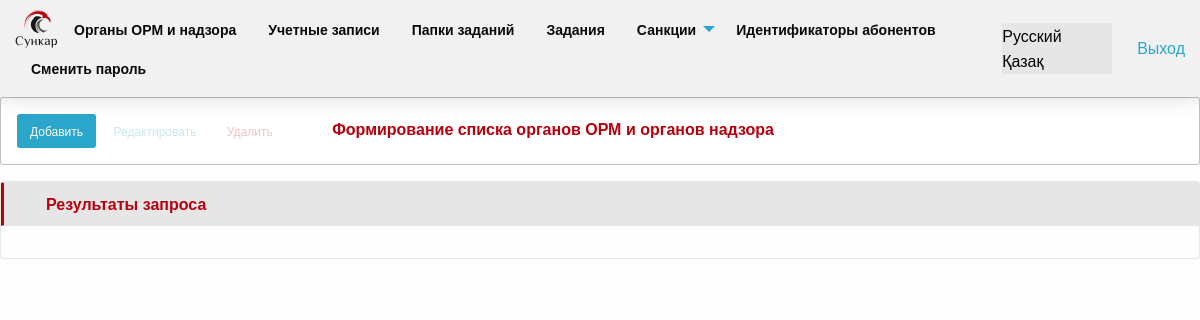
The page /organizations/ (signed in) on the database as committed earlier.
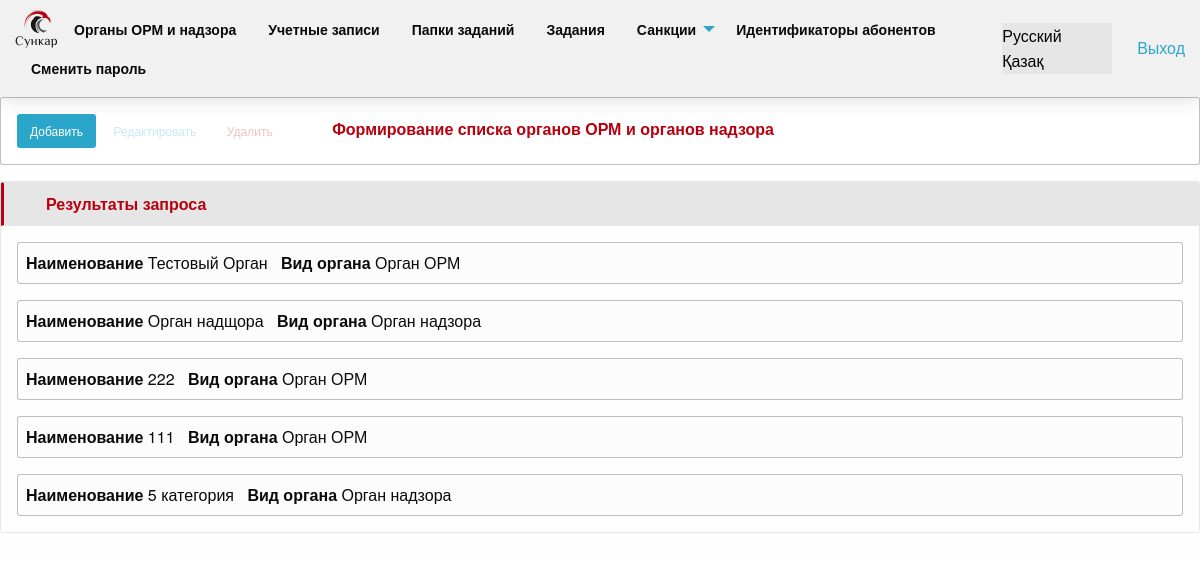
The same page on the database as committed later.
### apps/dictionary/models.py (models this page shows, shortened)
class Organization(TimestampMixin):
    class Meta:
        verbose_name = 'Органы ОРМ и надзора'
        verbose_name_plural = 'Органы ОРМ и надзора'
        permissions = (
            ('menu_view_organization', 'Органы ОРМ и надзора - в Меню'),
        )
    name = models.CharField(
        max_length=512,
        unique=True,
        verbose_name=_('organization_name')
    )
    kind = models.CharField(
        max_length=16,
        verbose_name=_('organization_kind'),
        choices=ORG_KIND
    )

### apps/dictionary/views.py (the view)
class OrganizationsView(ListView):
    template_name = 'dictionary/organization/index.html'
    model = Organization
    def get_context_data(self, *, object_list=None, **kwargs):
        ctx = super().get_context_data(**kwargs)
        ctx['org_kind'] = ORG_KIND
        ctx['add_form'] = OrganizationForm
        return ctx

### apps/system/context_processors.py (called while the page is built)
def menu_context(request):
    context_data = dict()
    user = request.user
    if not request.user.is_authenticated:
        return context_data
    groups = Group.objects.filter(user=user).all()
    permissions = set(Permission.objects.filter(user=user))
    for group in groups:
        permissions.update(set(group.permissions.all()))
    items = []
    for perm in permissions:
        if 'menu_view' in perm.codename:
            item = MENU_ITEMS.get(perm.codename)
            if item:
                items.append(item)
    items = sorted(items, key=lambda k: k.get('priority'))
    context_data['menu_items'] = items
    return context_data

### apps/dictionary/templates/dictionary/organization/index.html (shortened to what this page needs)
{% extends 'dictionary/organization/base_org.html' %}
{% load i18n %}
{% block actions %}
    <a class="button small button_custom" onclick="onAdd()">
        {% translate 'add_button' %}
    </a>
    <a class="button small clear button_custom action_button" disabled onclick="">
        {% translate 'edit_button' %}
    </a>
    <a class="button small clear alert button_custom action_button" disabled onclick="onRemoveElement()">
        {% translate 'delete_button' %}
    </a>
    <span class="headers_section">
        {% translate 'header_section_organization' %}
    </span>
{% endblock %}
{% block main %}
    <div class="card">
        <div class="card-divider">
            <span class="headers_local">
                {% translate 'query_result_header' %}
            </span>
        </div>
        <div class="card-section">
            {% for org in organization_list %}
                <div class="callout secondary small orgs" id="org_{{ org.id }}">
                    <b>{% translate 'name_tag' %}</b> {{ org.name }} &nbsp;
                    <b>{% translate 'organization_kind' %}</b> {{ org.get_kind_display }}
                </div>
            {% endfor %}
        </div>
    </div>
{% endblock %}

### apps/dictionary/templates/dictionary/organization/base_org.html
{% extends 'system/base.html' %}

### apps/system/templates/system/base.html (shortened to what this page needs)
{% load static %}
{% load i18n %}
{% translate "title_meta_text" as the_title %}
<!doctype html>
<html class="no-js" lang="en">
<head>
    <link rel="stylesheet" href="{% static 'css/foundation.min.css' %}">
    <link rel="stylesheet" href="{% static 'css/app.css' %}">
</head>
<body>
<header>
    <div class="top-bar main-top">
        <div class="top-bar-left">
            <ul class="dropdown menu menu_custom" data-dropdown-menu>
                <img src="{% static 'svg/logo.svg' %}" alt="СУНКАР"></li>
                {% for item in menu_items %}
                    {% if item.children %}
                        <li>
                            <a href="{{ item.link }}">{{ item.name }}</a>
                        </li>
                    {% elif not item.parent %}
                        <li><a href="{{ item.link }}">{{ item.name }}</a></li>
                    {% endif %}
                {% endfor %}
            </ul>
        </div>
        <div class="top-bar-right">
            <form action="{% url 'set_language' %}" method="post">
                <ul class="menu">
                    {% get_current_language as LANGUAGE_CODE %}
                    {% get_available_languages as LANGUAGES %}
                    {% get_language_info_list for LANGUAGES as languages %}
                    {% for language in languages %}
                        <li style="margin-right: 10px;">
                            <button type="submit"
                                    name="language"
                                    value="{{ language.code }}"
                                    class="{% if language.code == LANGUAGE_CODE %}selected{% endif %}">
                                {{ language.name_local }}
                            </button>
                        </li>
                    {% endfor %}
                </ul>
            </form>
        </div>
    <div style="padding-left: 25px"><a id="logout" href="{% url 'userapp:logout' %}">Выход</a></div>
    </div>
</header>
<div class="callout">
    <div class="actions">
        {% block actions %}
        {% endblock %}
    </div>
</div>
<main>
    {% block main %}
    {% endblock %}
</main>
</body>
</html>

### apps/system/static/css/app.css (style rules this page uses)
.menu_custom a { line-height: 16px; color: #0a0a0a; font-size: 14px; font-weight: 600; transition: all 0.2s ease; }
.top-bar-left .menu { background: #f1f1f1 !important; }
.main-top { position: relative; background: #f1f1f1 !important; display: flex; align-items: center; padding: 10px 15px; border: none; z-index: 99; box-shadow: 0 0px 20px rgba(0, 0, 0, 0.17); }
.button_custom { margin-bottom: 0; }
.headers_section { margin: 0; font-weight: 600; padding: 9px 20px 9px 42px; color: #b6010e; outline: none; border-radius: 0; user-select: none; }
.headers_local { border: 1px solid #e6e6e6; border-left: 3px solid #b6010e; margin: 0; font-weight: 600; padding: 9px 20px 9px 42px; color: #b6010e; outline: none; border-radius: 0; user-select: none; }
#logout::before { position: absolute; display: block; content: ''; width: 13px; height: 13px; top: 1px; left: -23px; background: url(../svg/ico_exit.svg); }
.card-divider { padding: 0 !important; }

Rows that differ between the two databases and show on the page:
added Organization: name "Тестовый Орган", kind "Орган ОРМ"
added Organization: name "Орган надщора", kind "Орган надзора"
added Organization: name "222", kind "Орган ОРМ"
added Organization: name "111", kind "Орган ОРМ"
added Organization: name "5 категория", kind "Орган надзора"
